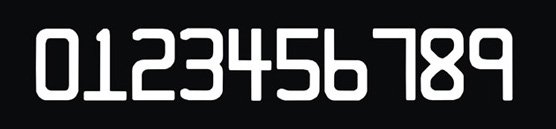
#> input picture combine/images/13388.jpg, 556 x 129 px, given in place of images, which was not available
$ python main.py --images images --template images/13388.jpg   (older library calls are emulated)
#> lines starting #> are read from the running program, lines starting #| are printed output that depends on the picture; after the words box and inside, x2 and y2 are one past the last pixel; in counts of white or black regions, pixels touching at a corner belong together; pictures that were not available may be replaced by others from this repository, and a replacement may not be noted
import numpy as np
import argparse
import cv2
from imutils import contours
import myutils


# 设置参数
ap = argparse.ArgumentParser()
ap.add_argument("-i", "--images", required = True,
	help = "Path to the images to be scanned")
ap.add_argument("-t", "--template", required=True,
	help="path to template OCR-A images")
args = vars(ap.parse_args())


def order_points(pts):
	# 一共4个坐标点
	rect = np.zeros((4, 2), dtype = "float32")

	# 按顺序找到对应坐标0123分别是 左上，右上，右下，左下
	# 计算左上，右下
	s = pts.sum(axis = 1)
	rect[0] = pts[np.argmin(s)]
	rect[2] = pts[np.argmax(s)]

	# 计算右上和左下
	diff = np.diff(pts, axis = 1)
	rect[1] = pts[np.argmin(diff)]
	rect[3] = pts[np.argmax(diff)]

	return rect

def four_point_transform(image, pts):
	# 获取输入坐标点
	rect = order_points(pts)
	(tl, tr, br, bl) = rect

	# 计算输入的w和h值
	widthA = np.sqrt(((br[0] - bl[0]) ** 2) + ((br[1] - bl[1]) ** 2))
	widthB = np.sqrt(((tr[0] - tl[0]) ** 2) + ((tr[1] - tl[1]) ** 2))
	maxWidth = max(int(widthA), int(widthB))

	heightA = np.sqrt(((tr[0] - br[0]) ** 2) + ((tr[1] - br[1]) ** 2))
	heightB = np.sqrt(((tl[0] - bl[0]) ** 2) + ((tl[1] - bl[1]) ** 2))
	maxHeight = max(int(heightA), int(heightB))

	# 变换后对应坐标位置
	dst = np.array([
		[0, 0],
		[maxWidth - 1, 0],
		[maxWidth - 1, maxHeight - 1],
		[0, maxHeight - 1]], dtype = "float32")

	# 计算变换矩阵
	M = cv2.getPerspectiveTransform(rect, dst)
	warped = cv2.warpPerspective(image, M, (maxWidth, maxHeight))

	# 返回变换后结果
	return warped

def resize(image, width=None, height=None, inter=cv2.INTER_AREA):
	dim = None
	(h, w) = image.shape[:2]
	if width is None and height is None:
		return image
	if width is None:
		r = height / float(h)
		dim = (int(w * r), height)
	else:
		r = width / float(w)
		dim = (width, int(h * r))
	resized = cv2.resize(image, dim, interpolation=inter)
	return resized

# 读取输入
image = cv2.imread(args["images"])
#> image is the input picture: shape (129, 556, 3); mean B, G, R 62.3, 60.7, 60.1
#坐标也会相同变化
ratio = image.shape[0] / 500.0
#> ratio = 0.258
orig = image.copy()


image = resize(orig, height = 500)
#> in resize, `resized = cv2.resize(image, dim, interpolation=inter)`:
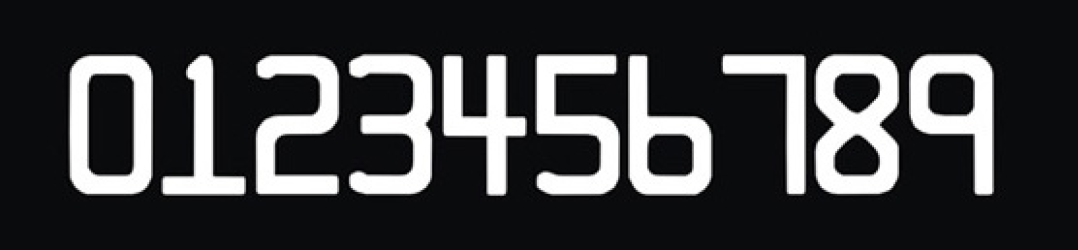
#> resized: shape (500, 2155, 3) (shown at 1/2 size); mean B, G, R 62.3, 60.7, 60.1

# 预处理
gray = cv2.cvtColor(image, cv2.COLOR_BGR2GRAY)
gray = cv2.GaussianBlur(gray, (5, 5), 0)
edged = cv2.Canny(gray, 75, 200)
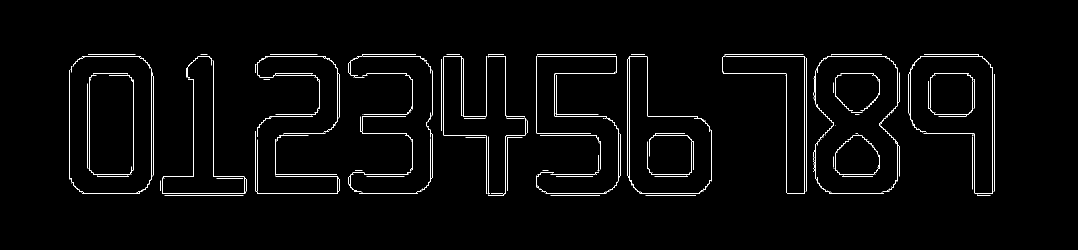
#> edged: shape (500, 2155) (shown at 1/2 size); 1.7% white in thin lines or dots, all inside (x1, y1, x2, y2) = (139, 108, 1989, 392)

# 展示预处理结果
print("STEP 1: 边缘检测")
cv2.imshow("Image", image)
cv2.imshow("Edged", edged)
cv2.waitKey(0)
cv2.destroyAllWindows()

# 轮廓检测
cnts = cv2.findContours(edged.copy(), cv2.RETR_LIST, cv2.CHAIN_APPROX_SIMPLE)[0]
#> cnts = 201 contours, 191 with area under 20; largest, box (x1, y1, x2, y2) and area: (1856, 147, 1947, 233) 6726, (1859, 147, 1947, 230) 6698, (1259, 112, 1423, 388) 45, (1631, 111, 1780, 269) 44, (146, 112, 303, 385) 38
cnts = sorted(cnts, key = cv2.contourArea, reverse = True)[:2]
#> cnts = 2 contours; box (x1, y1, x2, y2) and area: (1856, 147, 1947, 233) 6726, (1859, 147, 1947, 230) 6698

# 遍历轮廓
for c in cnts:
	# 计算轮廓近似
	peri = cv2.arcLength(c, True)
	# C表示输入的点集
	# epsilon表示从原始轮廓到近似轮廓的最大距离，它是一个准确度参数
	# True表示封闭的
	approx = cv2.approxPolyDP(c, 0.02 * peri, True)

	# 4个点的时候就拿出来
	if len(approx) == 4:
		screenCnt = approx
		break
#> this loop made 1 pass
#> (peri, screenCnt) on pass 1: (561.7, [[1860, 155], [1868, 228], [1942, 224], [1937, 147]])

# 展示结果
print("STEP 2: 获取轮廓")
cv2.drawContours(image, [screenCnt], -1, (0, 255, 0), 2)
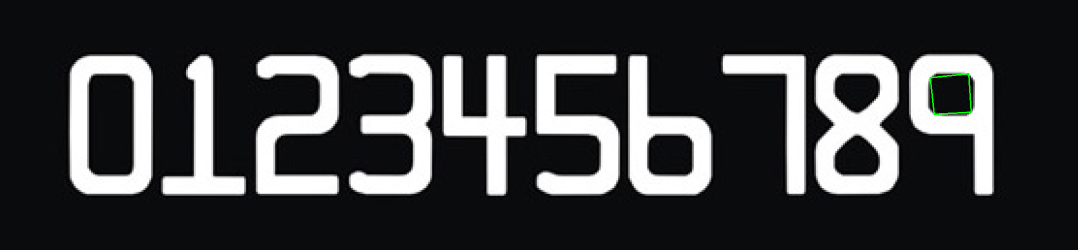
#> image: shape (500, 2155, 3) (shown at 1/2 size); 0.08% of pixels changed, all inside (x1, y1, x2, y2) = (1859, 146, 1944, 230)
cv2.imshow("Outline", image)
cv2.waitKey(0)
cv2.destroyAllWindows()

# 透视变换
warped = four_point_transform(orig, screenCnt.reshape(4, 2) * ratio)
#> in order_points, `s = pts.sum(axis = 1)`: s = [519.9, 540.8, 558.8, 537.7]
#> in order_points, `diff = np.diff(pts, axis = 1)`: diff = [-439.9, -423.1, -443.2, -461.8]
#> in four_point_transform, `rect = order_points(pts)`: rect = [[479.9, 39.99], [499.7, 37.93], [501, 57.79], [481.9, 58.82]]
#> in four_point_transform, `(tl, tr, br, bl) = rect`: tl = [479.9, 39.99]; tr = [499.7, 37.93]; br = [501, 57.79]; bl = [481.9, 58.82]
#> in four_point_transform, `widthA = np.sqrt(((br[0] - bl[0]) ** 2) + ((br[1] - bl[1]) ** 2))`: widthA = 19.12
#> in four_point_transform, `widthB = np.sqrt(((tr[0] - tl[0]) ** 2) + ((tr[1] - tl[1]) ** 2))`: widthB = 19.97
#> in four_point_transform, `maxWidth = max(int(widthA), int(widthB))`: maxWidth = 19
#> in four_point_transform, `heightA = np.sqrt(((tr[0] - br[0]) ** 2) + ((tr[1] - br[1]) ** 2))`: heightA = 19.91
#> in four_point_transform, `heightB = np.sqrt(((tl[0] - bl[0]) ** 2) + ((tl[1] - bl[1]) ** 2))`: heightB = 18.95
#> in four_point_transform, `maxHeight = max(int(heightA), int(heightB))`: maxHeight = 19
#> in four_point_transform, `dst = np.array([ [0, 0], [maxWidth - 1, 0], [maxWidth - 1, maxHeight -..`: dst = [[0, 0], [18, 0], [18, 18], [0, 18]]
#> in four_point_transform, `M = cv2.getPerspectiveTransform(rect, dst)`: M = [[-24.47, 2.68, 11637.2], [-2.44, -23.5, 2111.5], [-0.0616, 0.0647, 1]]


# cv2.imwrite('scan.jpg', warped)


# 指定信用卡类型
FIRST_NUMBER = {
	"3": "American Express",
	"4": "Visa",
	"5": "MasterCard",
	"6": "Discover Card"
}
# 绘图展示
def cv_show(name,img):
	# print(img)
	cv2.imshow(name, img)
	cv2.waitKey(0)
	cv2.destroyAllWindows()

# 读取一个模板图像
img = cv2.imread(args["template"])
cv_show('img',img)
# 灰度图
ref = cv2.cvtColor(img, cv2.COLOR_BGR2GRAY)
cv_show('ref',ref)
# 二值图像
ref = cv2.threshold(ref, 10, 255, cv2.THRESH_BINARY_INV)[1]
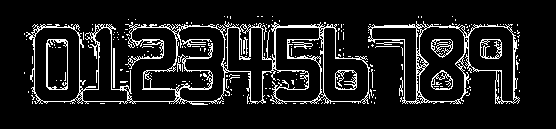
#> ref: shape (129, 556); 10.4% white in thin lines or dots, all inside (x1, y1, x2, y2) = (24, 16, 520, 105)
cv_show('ref',ref)

# 计算轮廓
#cv2.findContours()函数接受的参数为二值图，即黑白的（不是灰度图）,cv2.RETR_EXTERNAL只检测外轮廓，cv2.CHAIN_APPROX_SIMPLE只保留终点坐标
#返回的list中每个元素都是图像中的一个轮廓

# ref_, refCnts, hierarchy = cv2.findContours(ref.copy(), cv2.RETR_EXTERNAL,cv2.CHAIN_APPROX_SIMPLE)
refCnts, hierarchy = cv2.findContours(ref.copy(), cv2.RETR_EXTERNAL,cv2.CHAIN_APPROX_SIMPLE)
#> refCnts = 159 contours, 156 with area under 20; largest, box (x1, y1, x2, y2) and area: (26, 21, 370, 105) 17171, (368, 21, 520, 104) 7736, (113, 48, 115, 88) 39

cv2.drawContours(img,refCnts,-1,(0,0,255),3)
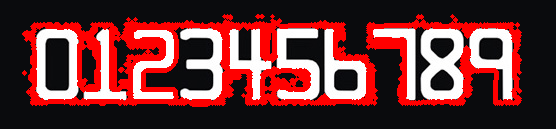
#> img: shape (129, 556, 3); mean B, G, R 54.8, 53.6, 106.7
cv_show('img',img)
#> (the run stopped early here; a loop or call above may not have finished)
